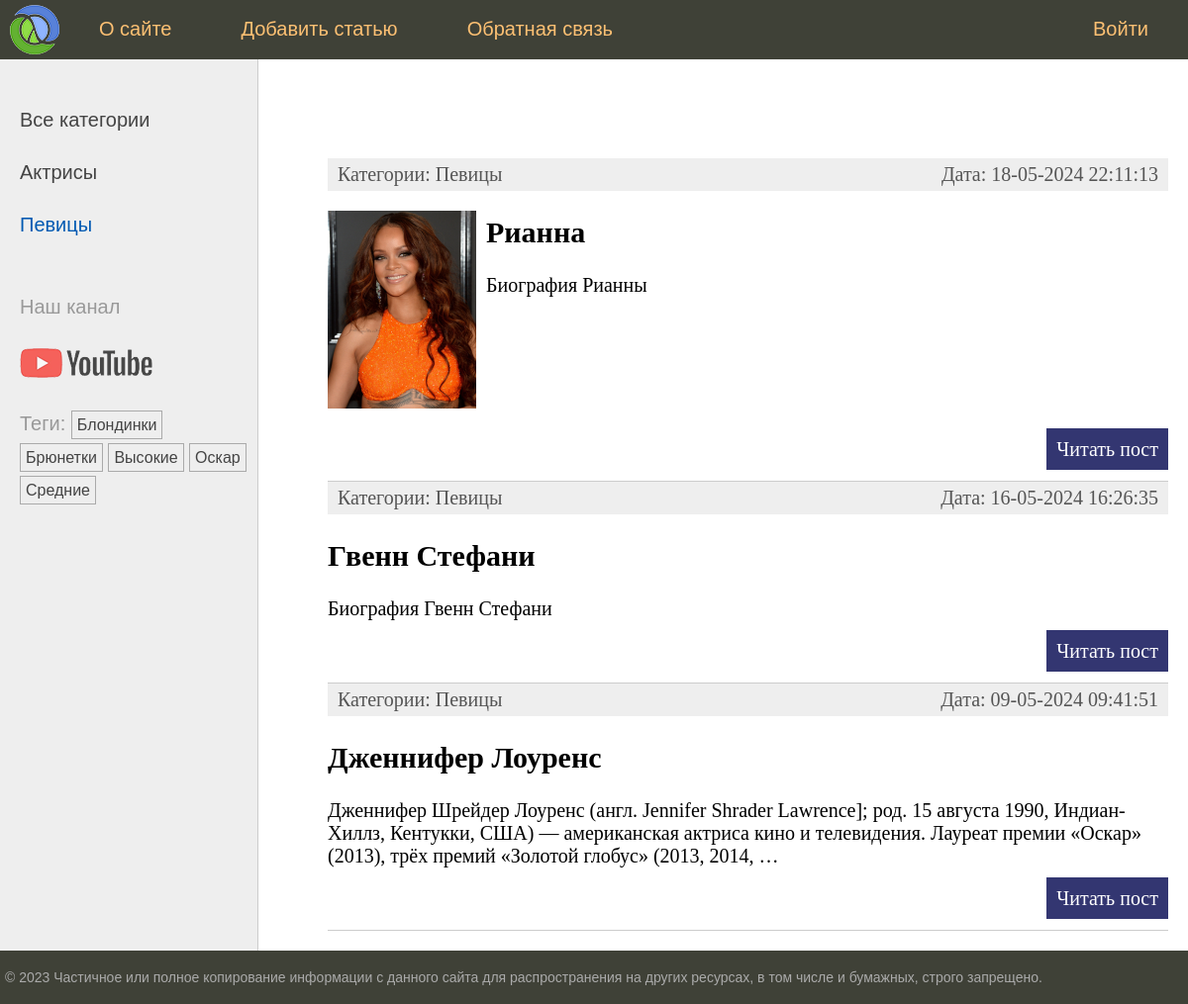
/category/pevicy, run on the app's committed database.
### women/models.py (models this page shows, shortened)
class Category(models.Model):
    name = models.CharField(max_length=100, db_index=True, verbose_name="Категория")
    slug = models.SlugField(max_length=255, db_index=True, unique=True, verbose_name="Slug")
    class Meta:
        verbose_name = "Категория"
        verbose_name_plural = "Категории"
    def get_absolute_url(self):
        return reverse('category', kwargs={'cat_slug': self.slug})

class TagPost(models.Model):
    tag = models.CharField(max_length=100, db_index=True)
    slug = models.SlugField(max_length=255, unique=True, db_index=True)
    def get_absolute_url(self):
        return reverse('tag', kwargs={'tag_slug': self.slug})

class Women(models.Model):
    class Status(models.IntegerChoices):
        DRAFT = 0, "Черновик"
        PUBLISHED = 1, "Опубликовано"
    title = models.CharField(max_length=255, verbose_name="Заголовок")
    content = models.TextField(blank=True, verbose_name="Текст статьи")
    slug = models.SlugField(max_length=255, unique=True, db_index=True, verbose_name="Slug")
    photo = models.ImageField(upload_to='photos/%Y/%m/%d', default=None, blank=True, null=True, verbose_name="Фото")
    time_create = models.DateTimeField(auto_now_add=True, verbose_name="Время создания")
    time_update = models.DateTimeField(auto_now=True, verbose_name="Время изменения")
    is_published = models.BooleanField(choices=tuple(map(lambda x: (bool(x[0]), x[1]), Status.choices)),
                                       default=Status.DRAFT, verbose_name="Статус")
    cat = models.ForeignKey(to='Category', on_delete=models.PROTECT, related_name='posts', verbose_name="Категории")
    tags = models.ManyToManyField(to='TagPost', blank=True, related_name='womens', verbose_name="Теги")
    husband = models.OneToOneField(to='Husband', on_delete=models.SET_NULL, blank=True, null=True,
                                   related_name='woman', verbose_name="Муж")
    objects = models.Manager()
    published = PublishedManager()
    class Meta:
        verbose_name = "Известные женщины"
        verbose_name_plural = "Известные женщины"
        ordering = ["-time_create"]
        indexes = [
            models.Index(fields=["-time_create"])
        ]
    def get_absolute_url(self):
        return reverse('post', kwargs={'post_slug': self.slug})

### women/views.py (the view)
# urls.py: path("category/<slug:cat_slug>", views.show_category, name="category"),
def show_category(request: HttpRequest, cat_slug: int) -> HttpResponse:
    category = get_object_or_404(Category, slug=cat_slug)
    posts = Women.published.filter(cat_id=category.pk).select_related("cat")
    data = {
        "title": f"Рубрика: {category.name}",
        "menu": menu,
        "posts": posts,
        "cat_selected": category.pk,
    }
    return render(request, "women/index.html", context=data)

### women/models.py (called while the page is built)
    def get_queryset(self):
        return super().get_queryset().filter(is_published=Women.Status.PUBLISHED)

### women/templatetags/women_tags.py (called while the page is built)
@register.inclusion_tag('women/list_categories.html')
def show_category(cat_selected=0):
    cats = Category.objects.annotate(total=Count("posts")).filter(total__gt=0)
    return {'cats': cats, 'cat_selected': cat_selected}

@register.inclusion_tag('women/list_tags.html')
def show_tags():
    return {'tags': TagPost.objects.annotate(total=Count("womens")).filter(total__gt=0)}

### women/templates/women/index.html (shortened to what this page needs)
{% extends 'base.html' %}
{% block content %}
<ul class="list-articles">
	{% for p in posts %}
			<li><div class="article-panel">
        <p class="first">Категории: {{p.cat.name}}</p>
        <p class="last">Дата: {{p.time_update|date:"d-m-Y H:i:s"}}</p>
      </div>
        {% if p.photo %}
        <p><img class="img-article-left thumb" src="{{ p.photo.url }}"></p>
        {% endif %}
        <h2>{{p.title}}</h2>
	{% autoescape off %}
	{{p.content|linebreaks|truncatewords:"30"}}
	{% endautoescape %}
			<p class="link-read-post"><a href="{{ p.get_absolute_url }}">Читать пост</a></p>
			</li>
	{% endfor %}
</ul>
{% endblock %}

### women/templates/women/list_categories.html
{% for cat in cats %}
{% if cat.id == cat_selected %}
<li class="selected">{{cat.name}}</li>
{% else %}
<li><a href="{{ cat.get_absolute_url }}">{{cat.name}}</a></li>
{% endif %}
{% endfor %}

### women/templates/women/list_tags.html
{% if tags %}
<ul class="tags-list">
    <li>Теги:</li>
    {% for t in tags %}
    <li><a href="{{ t.get_absolute_url }}">{{t.tag}}</a></li>
    {% endfor %}
</ul>
{% endif %}

### women/static/women/css/styles.css (style rules this page uses)
html, body { font-family: 'Arial'; margin: 0; padding: 0; height: 100%; width: 100%; color: #444; }
a { color: #0059b2; text-decoration: none; }
img { max-width: 600px; height: auto; }
img.img-article-left { max-width: 300px; height: auto; float: left; padding: 0 10px 10px 0; }
img.img-article-left.thumb { max-width: 150px; height: auto; }
p.link-read-post { text-align: right; }
p.link-read-post a { padding: 10px; min-width: 100px; background: #333671; color: #fff; text-decoration: none; }
div.article-panel { background: #eee; padding: 5px 10px 5px 10px; box-sizing: border-box; overflow: hidden; color: #555; }
div.article-panel p.first { margin: 0; float: left; }
div.article-panel p.last { margin: 0; float: right; }
ul.list-articles { list-style: none; margin: 0; padding: 0; }
ul.list-articles li { border-bottom: 1px solid #ccc; }
.left-chapters ul { width: 230px; margin: 0; padding: 20px 10px 10px 20px; list-style: none; font-size: 20px; }
.left-chapters ul li { margin: 30px 0 0 0; color: #999; }
.left-chapters ul li.selected { color: #0059b2; }
.left-chapters ul li a { color: #444; text-decoration: none; }
ul.tags-list { width: 100%; margin: 0; padding: 0; list-style: none; }
ul.tags-list li { margin: 0; padding: 0 0 10px; display: inline-block; }
ul.tags-list li a { padding: 5px; font-size: 16px; border: 1px solid #aaa; }

### data on the page
Category: name "Актрисы"
Category: name "Певицы"
TagPost: tag "Блондинки"
TagPost: tag "Брюнетки"
TagPost: tag "Высокие"
TagPost: tag "Оскар"
TagPost: tag "Средние"
Women: cat.name "Певицы", time_update "18-05-2024 22:11:13", photo (picture), title "Рианна", content "Биография Рианны"
Women: cat.name "Певицы", time_update "16-05-2024 16:26:35", title "Гвенн Стефани", content "Биография Гвенн Стефани"
Women: cat.name "Певицы", time_update "09-05-2024 09:41:51", title "Дженнифер Лоуренс", content "Дженнифер Шрейдер Лоуренс (англ. Jennifer Shrader Lawrence]; род. 15 августа 1990, Индиан-Хиллз, Кентукки, США) — американская актриса кино и телевидения. Лауреат премии «Оскар» (2013), трёх премий «Золотой глобус» (2013, 2014, …"

### other printed values
{{ m.title }} "О сайте" "Добавить статью" "Обратная связь" "Войти"
